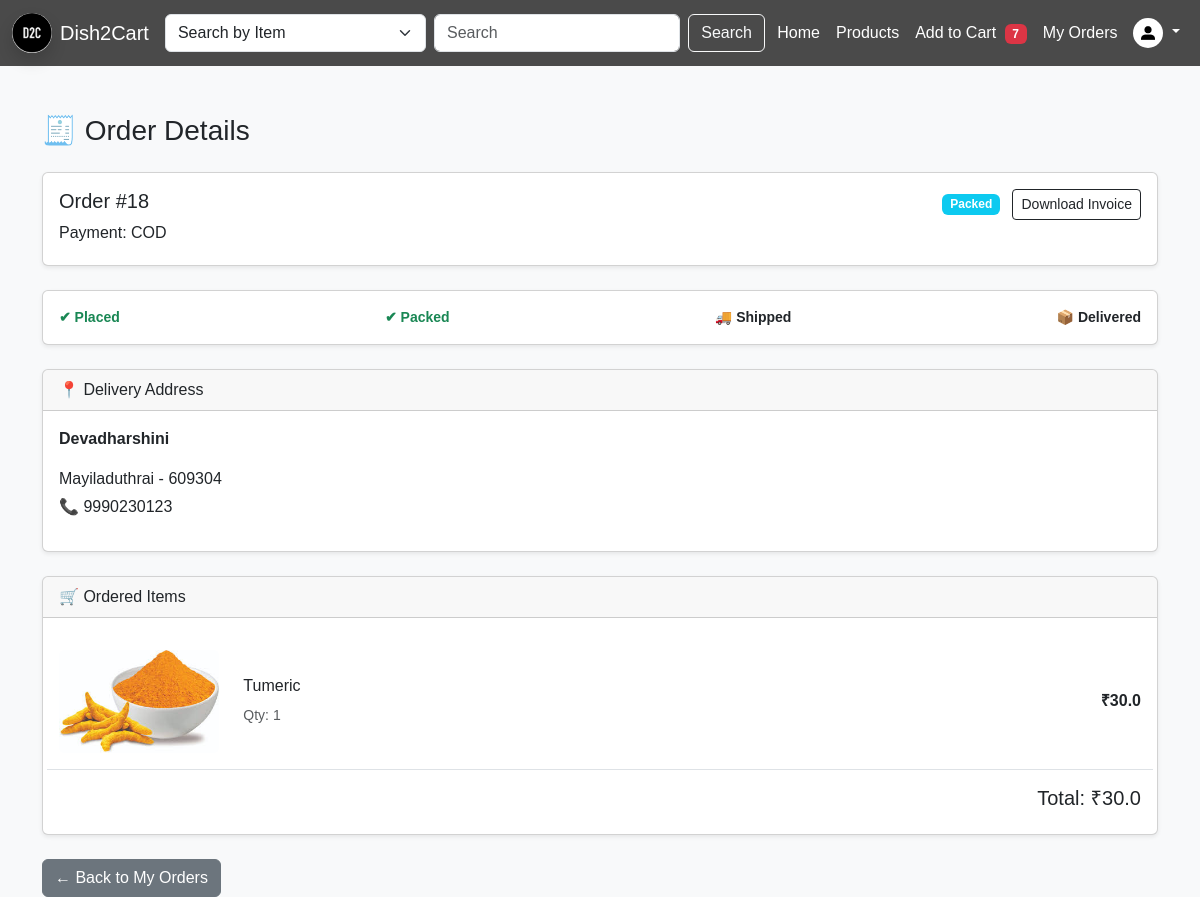
Page /order/18 (signed in) on the earlier database version.
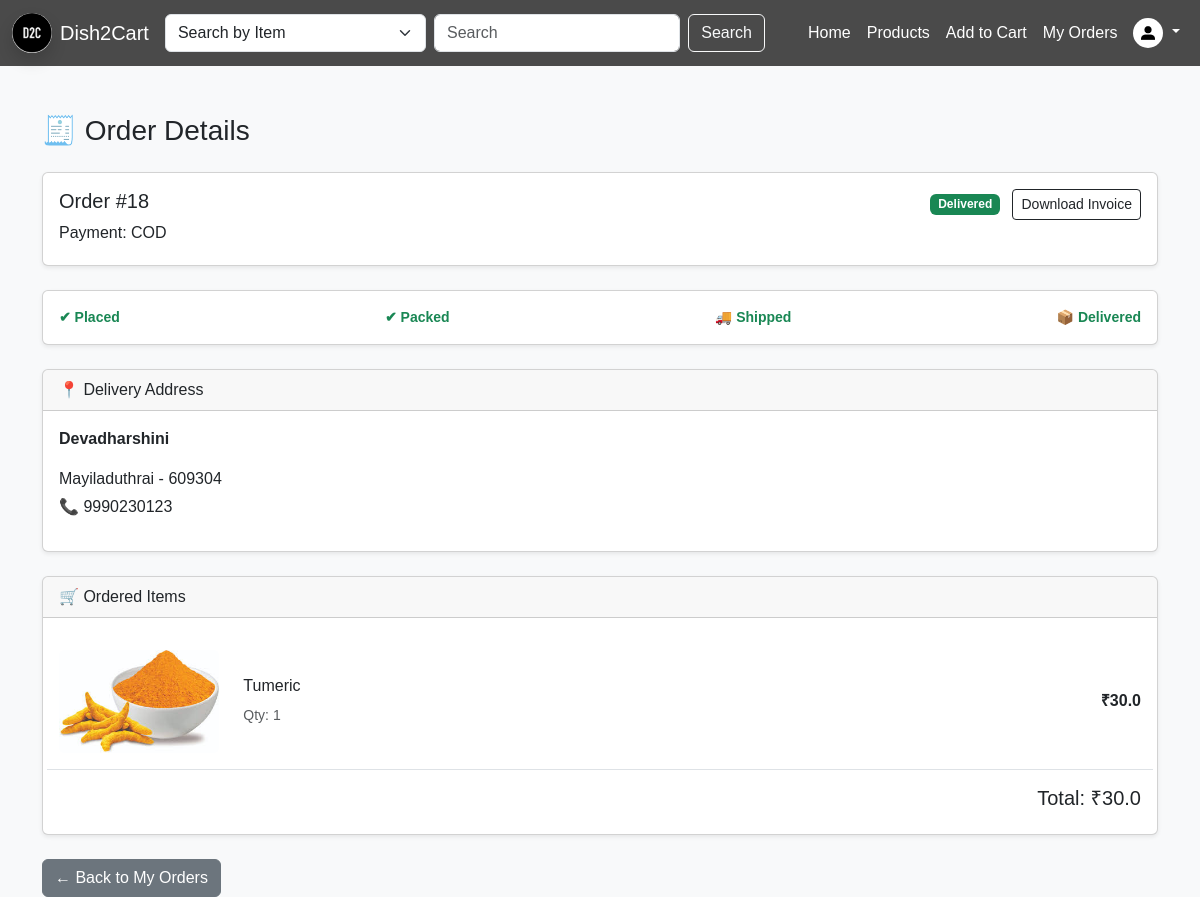
Same page on the later database version.
### tables this page shows
CREATE TABLE "orders" (
	"id"	INTEGER,
	"user_id"	INTEGER,
	"address"	TEXT,
	"payment_method"	TEXT,
	"order_date"	DATETIME DEFAULT CURRENT_TIMESTAMP,
	"status"	TEXT DEFAULT 'Placed',
	"products"	TEXT, reward_given INTEGER DEFAULT 0, total_amount REAL, coins_used INTEGER DEFAULT 0, payable_amount REAL,
	PRIMARY KEY("id" AUTOINCREMENT),
	FOREIGN KEY("user_id") REFERENCES "users"("id")
);

CREATE TABLE order_items (
    id INTEGER PRIMARY KEY AUTOINCREMENT,
    order_id INTEGER,
    product_id INTEGER,
    quantity INTEGER,
    price REAL,

    FOREIGN KEY (order_id) REFERENCES orders(id),
    FOREIGN KEY (product_id) REFERENCES products(id)
);

CREATE TABLE "products" (
	"id"	INTEGER,
	"category"	TEXT NOT NULL,
	"description"	TEXT NOT NULL,
	"price"	REAL NOT NULL,
	"image"	TEXT NOT NULL,
	"product_name"	TEXT NOT NULL,
	"dish_name"	TEXT,
	"stock"	INTEGER,
	PRIMARY KEY("id" AUTOINCREMENT)
);

### app.py (the view)
@app.route('/order/<int:order_id>')
def order_details(order_id):
    user_id = session.get('user_id')
    if not user_id:
        return redirect(url_for('login'))
    conn = sqlite3.connect('database.db')
    conn.row_factory = sqlite3.Row
    cur = conn.cursor()
    cur.execute("""
        SELECT *
        FROM orders
        WHERE id = ? AND user_id = ?
    """, (order_id, user_id))
    order = cur.fetchone()
    if not order:
        conn.close()
        return "Order not found"
    address = json.loads(order['address'])
    cur.execute("""
        SELECT products.product_name,
        products.image,
               order_items.quantity,
               order_items.price
        FROM order_items
        JOIN products ON order_items.product_id = products.id
        WHERE order_items.order_id = ?
    """, (order_id,))
    items = cur.fetchall()
    total = sum(item['price'] * item['quantity'] for item in items)
    conn.close()
    return render_template(
        'order_details.html',
        order=order,
        items=items,
        address=address,
        total=total   # 🔥 PASS TOTAL
    )

### app.py (called while the page is built)
@app.context_processor
def cart_count_processor():
    user_id = session.get('user_id')
    if not user_id:
        return dict(cart_count=0)
    conn = sqlite3.connect('database.db')
    cur = conn.cursor()
    cur.execute("SELECT SUM(quantity) FROM cart WHERE user_id=?", (user_id,))
    count = cur.fetchone()[0] or 0
    conn.close()
    return dict(cart_count=count)

### templates/order_details.html (shortened to what this page needs)
<!DOCTYPE html>
<html>
<head>
    <link href="https://cdn.jsdelivr.net/npm/bootstrap@5.3.2/dist/css/bootstrap.min.css" rel="stylesheet">
     <link rel="stylesheet" href="{{ url_for('static', filename='css/style.css') }}">
</head>
<body class="bg-light">
    {% include 'navbar.html' %}
<div class="container mt-5">
<h3 class="mb-4">🧾 Order Details</h3>
<div class="card shadow-sm mb-4">
<div class="card-body d-flex justify-content-between">
<div>
<h5>Order #{{ order.id }}</h5>
<p class="mb-1">Payment: {{ order.payment_method }}</p>
</div>
<div>
<span class="badge
{% if order.status=='Placed' %}bg-warning
{% elif order.status=='Packed' %}bg-info
{% elif order.status=='Shipped' %}bg-primary
{% elif order.status=='Delivered' %}bg-success
{% endif %}">
{{ order.status }}
</span>
<a href="{{ url_for('download_invoice', order_id=order.id) }}"
class="btn btn-outline-dark btn-sm ms-2">
Download Invoice
</a>
</div>
</div>
</div>
<div class="card shadow-sm mb-4">
<div class="card-body text-center">
<div class="d-flex justify-content-between">
<span class="status-step {% if order.status in ['Placed','Packed','Shipped','Delivered'] %}text-success{% endif %}">
✔ Placed
</span>
<span class="status-step {% if order.status in ['Packed','Shipped','Delivered'] %}text-success{% endif %}">
✔ Packed
</span>
<span class="status-step {% if order.status in ['Shipped','Delivered'] %}text-success{% endif %}">
🚚 Shipped
</span>
<span class="status-step {% if order.status=='Delivered' %}text-success{% endif %}">
📦 Delivered
</span>
</div>
</div>
</div>
<div class="card shadow-sm mb-4">
<div class="card-header">📍 Delivery Address</div>
<div class="card-body">
<p class="fw-bold">{{ address.name }}</p>
<p class="mb-1">{{ address.city }} - {{ address.pincode }}</p>
<p>📞 {{ address.phone }}</p>
</div>
</div>
<div class="card shadow-sm">
<div class="card-header">🛒 Ordered Items</div>
<div class="card-body">
{% for item in items %}
{% set item_total = item.price * item.quantity %}
<div class="row align-items-center border-bottom py-3">
<div class="col-md-2">
<img src="{{ url_for('static', filename='uploads/' + item.image) }}"
class="img-fluid rounded">
</div>
<div class="col-md-6">
<h6>{{ item.product_name }}</h6>
<small class="text-muted">Qty: {{ item.quantity }}</small>
</div>
<div class="col-md-4 text-end">
<strong>₹{{ item_total }}</strong>
</div>
</div>
{% endfor %}
<div class="text-end mt-3">
<h5>Total: ₹{{ total }}</h5>
</div>
</div>
</div>
<div class="mt-4">
<a href="{{ url_for('my_orders') }}" class="btn btn-secondary">
← Back to My Orders
</a>
</div>
</div>
</body>
</html>

### templates/navbar.html (shortened to what this page needs)
<nav class="navbar navbar-expand-lg navbar-dark position-relative">
  <div class="container-fluid">
    <a class="navbar-brand d-flex align-items-center" href="{{ url_for('home') }}">
      <img src="{{ url_for('static', filename='images/logo.jpg') }}"
           class="rounded-circle shadow me-2" width="40" height="40">
      Dish2Cart
    </a>
  <form class="d-flex" action="/search" method="GET" style="width: 600px;">
  <select class="form-select me-2" name="search_by">
    <option value="item">Search by Item</option>
  </select>
  <input class="form-control me-2"
         type="search"
         name="query"
         placeholder="Search"
         required>
  <button class="btn btn-outline-light" type="submit">
    Search
  </button>
</form>
    <div class="collapse navbar-collapse justify-content-end" id="navbarNav">
      <ul class="navbar-nav align-items-lg-center">
        <li class="nav-item">
          <a class="nav-link" href="{{ url_for('home') }}">Home</a>
        </li>
        <li class="nav-item">
          <a class="nav-link" href="{{ url_for('products') }}">Products</a>
        </li>
          <li class="nav-item">
    <a class="nav-link" href="{{ url_for('cart') }}">
        Add to Cart
        {% if cart_count > 0 %}
            <span class="badge bg-danger ms-1">{{ cart_count }}</span>
        {% endif %}
    </a>
</li>
        <li class="nav-item">
          <a class="nav-link" href="{{ url_for('my_orders') }}">My Orders</a>
        </li>
        <li class="nav-item dropdown">
          <a class="nav-link dropdown-toggle" href="#" data-bs-toggle="dropdown">
            {% if session.get('user_id') %}
              <img src="{{ url_for('static', filename='images/profile.jpg') }}"
                   width="30" height="30" class="rounded-circle">
            {% else %}
              <img src="{{ url_for('static', filename='images/male.png') }}"
                   width="30" height="30">
            {% endif %}
          </a>
        </li>
      </ul>
    </div>
  </div>
</nav>

### static/css/style.css (style rules this page uses)
.navbar { background-color: rgba(0, 0, 0, 0.7); }
.navbar .nav-link, .navbar .navbar-brand { color: white; }
html, body { height: 100%; margin: 0; font-family: Arial, sans-serif; }

### templates/order_details.html (style rules this page uses)
.status-step { font-size:14px; font-weight:600; }

Differences in the rows shown:
changed orders "COD": status "Packed" → "Delivered"
Other differences:
{{ cart_count }}: "7" → (not shown)
